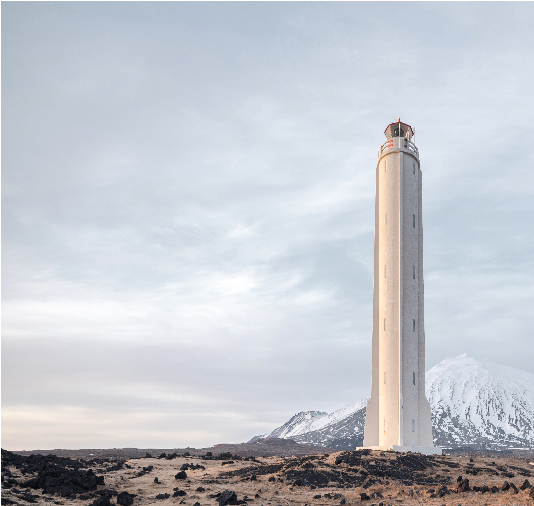
#> input picture imagen.png, 534 x 506 px
$ python main.py
#> lines starting #> are read from the running program, lines starting #| are printed output that depends on the picture
import cv2
import numpy as np
import math

img = cv2.imread('imagen.png')
#> img is the input picture: shape (506, 534, 3); mean B, G, R 205.6, 198.7, 194.9

filas, columnas = img.shape[:2]
#> filas = 506; columnas = 534

resp = 1
while(resp!=0):
    print("---------------------------------")
    print("---------------------------------")
    print("Introduzca la operación que desea realizar")
    print("Traslación = 1")
    print("Rotación = 2")
    print("Escala = 3")
    print("Deformación = 4")
    print("---------------------------------")
    print("Salir = 0")
    resp = int(input())
#> the answer given: 3
    if(resp == 1):
        print("Introduzca la cantidad de traslación en el eje de las X")
        tX = float(input())
        print("Introduzca la cantidad de traslación en el eje de las Y")
        tY = float(input())

        matrix = [[1, 0, tX], #x
                 [0, 1, tY]] #y
        t = np.float32(matrix)

        img3 = cv2.warpAffine(img, t, (filas, columnas))

        cv2.imshow('original', img)
        cv2.imshow('trasladada', img3)
        cv2.waitKey()

    elif(resp == 2):
        print("Introduzca la cantidad de grados de rotación")

        alfa = int(input())

        x = filas/2
        y = columnas/2

        matrix = [[(math.cos(math.radians(alfa))), (math.sin(math.radians(alfa))), x - x*math.cos(math.radians(alfa)) - y*math.sin(math.radians(alfa))], #x
                 [(-math.sin(math.radians(alfa))), (math.cos(math.radians(alfa))), y + x*math.sin(math.radians(alfa)) - y*math.cos(math.radians(alfa))]] #y
        t = np.float32(matrix)

        img3 = cv2.warpAffine(img, t, (filas, columnas))

        cv2.imshow('original', img)
        cv2.imshow('rotada', img3)
        cv2.waitKey()
    elif(resp == 3):
        print("Introduzca la cantidad de escala en el eje de las X")
        eX = float(input())
#> the answer given: 3
        print("Introduzca la cantidad de escala en el eje de las Y")
        eY = float(input())
#> the answer given: 3

        matrix = [[eX, 0, 0], #x
                 [0, eY, 0]] #y
        t = np.float32(matrix)

        img3 = cv2.warpAffine(img, t, (filas, columnas))
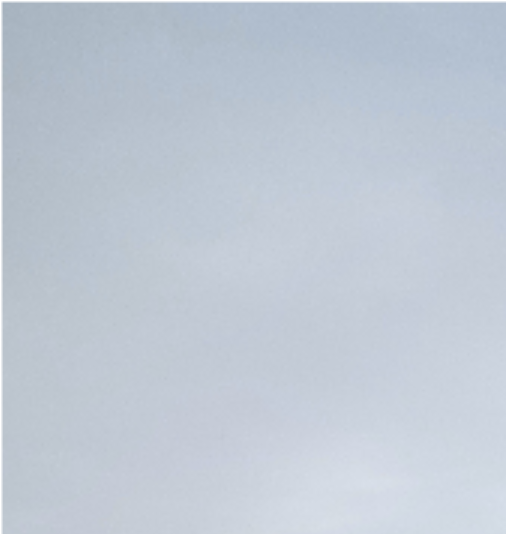
#> img3: shape (534, 506, 3); mean B, G, R 212.7, 201.2, 192.1
#> the answer given: 3
#> the answer given: 3
#> the answer given: 3
#> (the run stopped early here; a loop or call above may not have finished)
